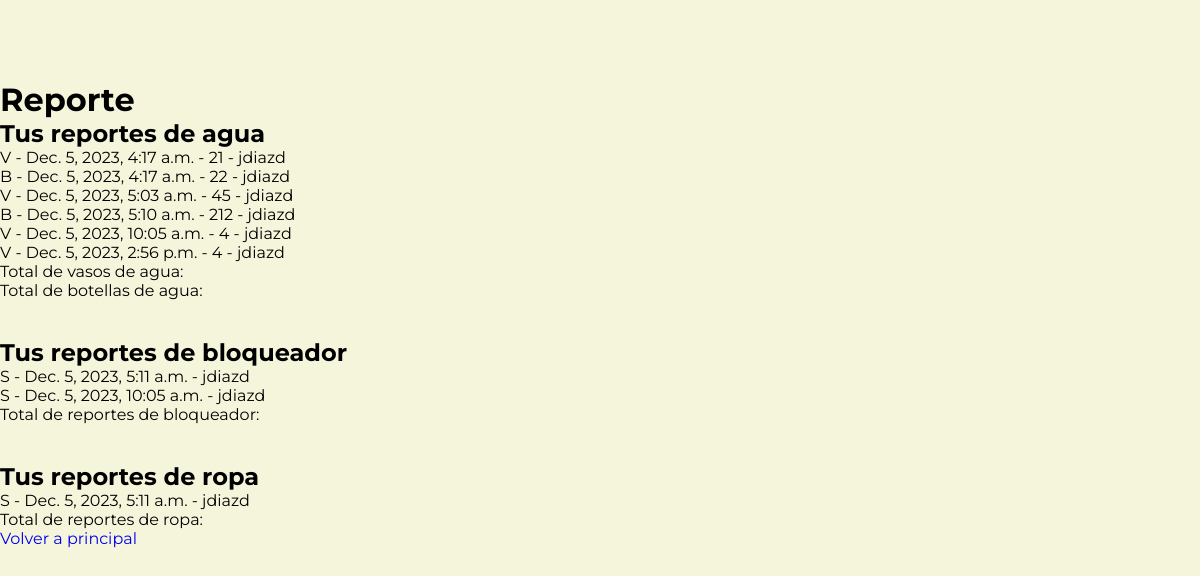
/registros/reporte/ (signed in), run on an earlier commit of the app's database.
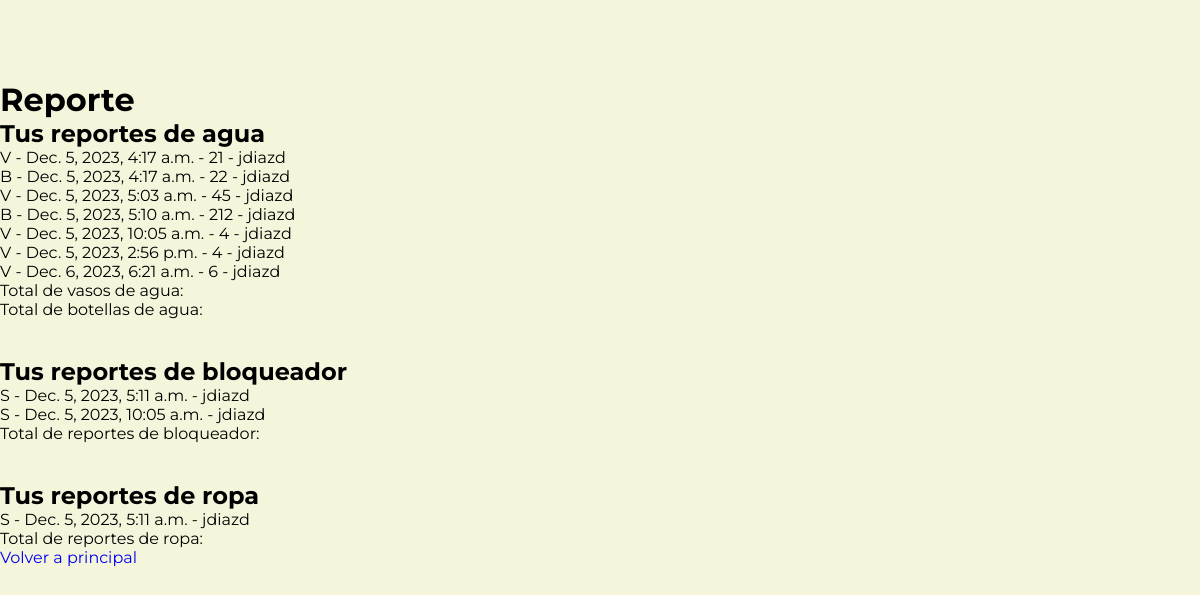
And on a later commit of the database.
### usuarios/models.py (models this page shows, shortened)
class UsuarioCustom(AbstractUser):
    nombre = models.CharField(max_length=20)
    apellido = models.CharField(max_length=30)
    correo = models.EmailField(blank=False, default='')
    edad = models.PositiveIntegerField(null=True, blank=True, default=None)
    SEXO_CHOICES = [
        ("M", "Masculino"), ("F", "Femenino"), ("O", "Otro")
    ]
    sexo = models.CharField(max_length=1, choices=SEXO_CHOICES, default="O")
    peso = models.PositiveIntegerField(verbose_name="Peso (kg)", null=True, blank=True, default=None)
    altura = models.FloatField(verbose_name="Altura (m)", help_text="Utilice comas. Formato X,XX", null=True, blank=True, default=None)
    ciudad = models.CharField(max_length=20, null=True, blank=True, default=None)
    USERNAME_FIELD = 'username'
    REQUIERED_FIELDS = ['username', 'first_name', 'last_name']

### registros/models.py (models this page shows)
class RegistroAgua(models.Model):
    usuario = models.ForeignKey(settings.AUTH_USER_MODEL, on_delete=models.CASCADE)
    fecha = models.DateTimeField(auto_now_add=True)
    cantidad_unidades = models.PositiveIntegerField()
    AGUA_CHOICES = [
        ('V', 'Vasos'),
        ('B', 'Botellas'),
    ]
    tipo_agua = models.CharField(max_length=1, choices=AGUA_CHOICES)
    def __str__(self):
        return f"{self.usuario.username} - {self.tipo_agua} - {self.fecha}"

### registros/views.py (the view)
# urls.py: path('reporte/', reporte, name='reporte'),
def reporte(request):
    if request.method == "POST":
        if 'agua_form' in request.POST:
            form = AguaForm(request.POST)
            if form.is_valid():
                registro = form.save(commit=False)
                registro.usuario = request.user
                registro.save()
                return redirect('reporte')
        elif 'bloqueador_form' in request.POST:
            form = BloqueadorForm(request.POST)
            if form.is_valid():
                registro = form.save(commit=False)
                registro.usuario = request.user
                registro.save()
                return redirect('reporte')
        elif 'ropa_form' in request.POST:
            form = RopaForm(request.POST)
            if form.is_valid():
                registro = form.save(commit=False)
                registro.usuario = request.user
                registro.save()
                return redirect('reporte')
    else:
        agua_form = AguaForm()
        bloqueador_form = BloqueadorForm()
        ropa_form = RopaForm()
    reportes_agua = RegistroAgua.objects.filter(usuario=request.user)
    reportes_bloqueador = RegistroBloqueador.objects.filter(usuario=request.user)
    reportes_ropa = RegistroRopa.objects.filter(usuario=request.user)
    reportes_agua_data = [{'tipo_agua': r.tipo_agua, 'fecha': r.fecha, 'cantidad_unidades': r.cantidad_unidades, 'nombre_usuario': r.usuario.username} for r in reportes_agua]
    reportes_bloqueador_data = [{'confirmacion_bloqueador': r.confirmacion_bloqueador, 'fecha': r.fecha, 'nombre_usuario': r.usuario.username} for r in reportes_bloqueador]
    reportes_ropa_data = [{'confirmacion_ropa': r.confirmacion_ropa, 'fecha': r.fecha, 'nombre_usuario': r.usuario.username} for r in reportes_ropa]
    print(reportes_agua)
    return render(request, 'reporte.html', {
        'agua_form': agua_form,
        'bloqueador_form': bloqueador_form,
        'ropa_form': ropa_form,
        'reportes_agua': reportes_agua_data,
        'reportes_bloqueador': reportes_bloqueador_data,
        'reportes_ropa': reportes_ropa_data,
    })

### usuarios/templates/reporte.html (shortened to what this page needs)
{% load static %}
<!DOCTYPE html>
<html lang="en" dir="ltr">
<head>
    <link rel="stylesheet" href="{% static 'css/reporte.css' %}">
    <link href='https://unpkg.com/boxicons@2.1.4/css/boxicons.min.css' rel='stylesheet'>
</head>
{% block content %}
<body>
    <nav>
    </nav>
    <div class="container-form">
        <div class="Profile">
            <h1>Reporte</h1>
        </div>
        <div class="formulario">
            <div class="formulario1">
                <h2>Tus reportes de agua</h2>
                <ul>
                    {% for reporte in reportes_agua %}
                        <p>{{ reporte.tipo_agua }} - {{ reporte.fecha }} - {{ reporte.cantidad_unidades }} - {{ reporte.nombre_usuario }}</p>
                    {% endfor %}
                </ul>
                Total de vasos de agua: {{ vasos_totales }}
                <p>Total de botellas de agua: {{ botellas_totales }}</p>
            </div>
            <br>
            <br>
            <div class="formulario2">
                <h2>Tus reportes de bloqueador</h2>
                <ul>
                    {% for reporte in reportes_bloqueador %}
                        <p>{{ reporte.confirmacion_bloqueador }} - {{ reporte.fecha }} - {{ reporte.nombre_usuario }}</p>
                    {% endfor %}
                </ul>
                <p>Total de reportes de bloqueador: {{ total_bloqueador }}</p>
            </div>
            <br>
            <br>
            <div class="formulaio3">
                <h2>Tus reportes de ropa</h2>
                <ul>
                    {% for reporte in reportes_ropa %}
                        <p>{{ reporte.confirmacion_ropa }} - {{ reporte.fecha }} - {{ reporte.nombre_usuario }}</p>
                    {% endfor %}
                </ul>
                <p>Total de reportes de ropa: {{ total_ropa }}</p>
            </div>
        </div>
        <a href="{% url 'principal' %}">Volver a principal</a>
    </div>
    <pre>
    </pre>
</body>
{% endblock %}
</html>

What changed in the data, as far as the page shows it:
added RegistroAgua: fecha "Dec. 6, 2023, 6:21 a.m."
Also different on the page:
new list line: "V - - 6 -"
new list line: "jdiazd"
